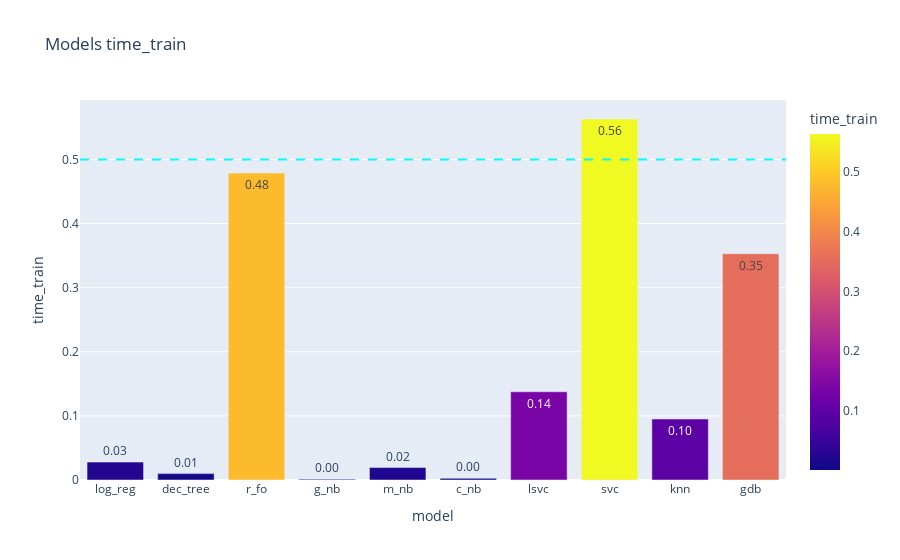
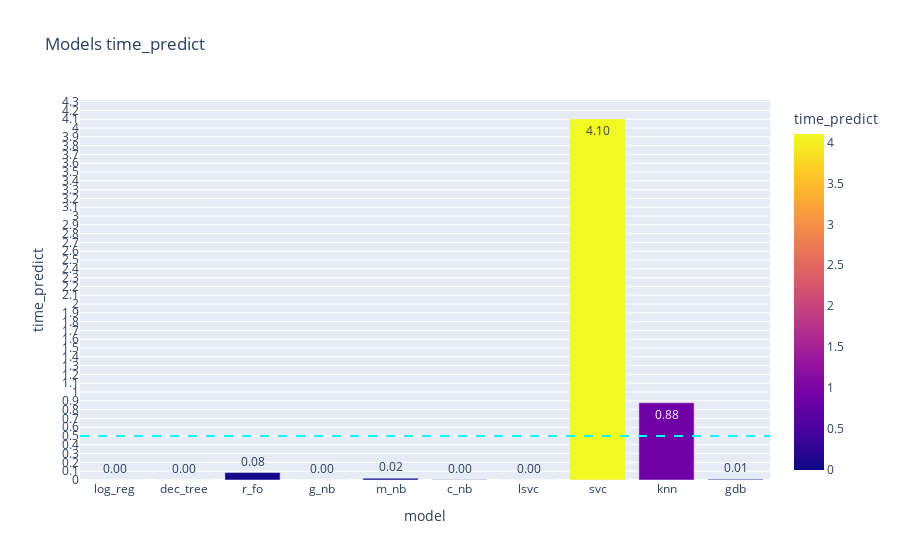

These figures' notebook cell, in order:
### Code cell
# train performance
barplot_metric_mult(df_m, "time_train")
barplot_metric_mult(df_m, "time_predict")

### Figure 1 — Plotly figure (JSON) as saved in the notebook; plotly's stock layout.template omitted (floating-point values rounded to 4 significant figures)
{"data": [{"alignmentgroup": "True", "hovertemplate": "model=%{x}<br>time_train=%{marker.color}<extra></extra>", "legendgroup": "", "marker": {"color": [0.02792, 0.009949, 0.4788, 0.001321, 0.01948, 0.00263, 0.1377, 0.5632, 0.09519, 0.353], "coloraxis": "coloraxis", "pattern": {"shape": ""}}, "name": "", "offsetgroup": "", "orientation": "v", "showlegend": false, "textposition": "auto", "texttemplate": "%{y:.2f}", "type": "bar", "x": ["log_reg", "dec_tree", "r_fo", "g_nb", "m_nb", "c_nb", "lsvc", "svc", "knn", "gdb"], "xaxis": "x", "y": [0.02792, 0.009949, 0.4788, 0.001321, 0.01948, 0.00263, 0.1377, 0.5632, 0.09519, 0.353], "yaxis": "y"}], "layout": {"barmode": "relative", "coloraxis": {"colorbar": {"title": {"text": "time_train"}}, "colorscale": [[0, "#0d0887"], [0.1111, "#46039f"], [0.2222, "#7201a8"], [0.3333, "#9c179e"], [0.4444, "#bd3786"], [0.5556, "#d8576b"], [0.6667, "#ed7953"], [0.7778, "#fb9f3a"], [0.8889, "#fdca26"], [1, "#f0f921"]]}, "legend": {"tracegroupgap": 0}, "shapes": [{"line": {"color": "cyan", "dash": "dash"}, "type": "line", "x0": 0, "x1": 1, "xref": "x domain", "y0": 0.5, "y1": 0.5, "yref": "y"}], "title": {"text": "Models time_train"}, "xaxis": {"anchor": "y", "domain": [0, 1], "title": {"text": "model"}}, "yaxis": {"anchor": "x", "domain": [0, 1], "dtick": 0.1, "tick0": 0, "title": {"text": "time_train"}}}}

### Figure 2 — Plotly figure (JSON) as saved in the notebook; plotly's stock layout.template omitted (floating-point values rounded to 4 significant figures)
{"data": [{"alignmentgroup": "True", "hovertemplate": "model=%{x}<br>time_predict=%{marker.color}<extra></extra>", "legendgroup": "", "marker": {"color": [0.0003963, 0.001043, 0.08468, 0.0005052, 0.01992, 0.0017, 0.0003321, 4.103, 0.8783, 0.009208], "coloraxis": "coloraxis", "pattern": {"shape": ""}}, "name": "", "offsetgroup": "", "orientation": "v", "showlegend": false, "textposition": "auto", "texttemplate": "%{y:.2f}", "type": "bar", "x": ["log_reg", "dec_tree", "r_fo", "g_nb", "m_nb", "c_nb", "lsvc", "svc", "knn", "gdb"], "xaxis": "x", "y": [0.0003963, 0.001043, 0.08468, 0.0005052, 0.01992, 0.0017, 0.0003321, 4.103, 0.8783, 0.009208], "yaxis": "y"}], "layout": {"barmode": "relative", "coloraxis": {"colorbar": {"title": {"text": "time_predict"}}, "colorscale": [[0, "#0d0887"], [0.1111, "#46039f"], [0.2222, "#7201a8"], [0.3333, "#9c179e"], [0.4444, "#bd3786"], [0.5556, "#d8576b"], [0.6667, "#ed7953"], [0.7778, "#fb9f3a"], [0.8889, "#fdca26"], [1, "#f0f921"]]}, "legend": {"tracegroupgap": 0}, "shapes": [{"line": {"color": "cyan", "dash": "dash"}, "type": "line", "x0": 0, "x1": 1, "xref": "x domain", "y0": 0.5, "y1": 0.5, "yref": "y"}], "title": {"text": "Models time_predict"}, "xaxis": {"anchor": "y", "domain": [0, 1], "title": {"text": "model"}}, "yaxis": {"anchor": "x", "domain": [0, 1], "dtick": 0.1, "tick0": 0, "title": {"text": "time_predict"}}}}
